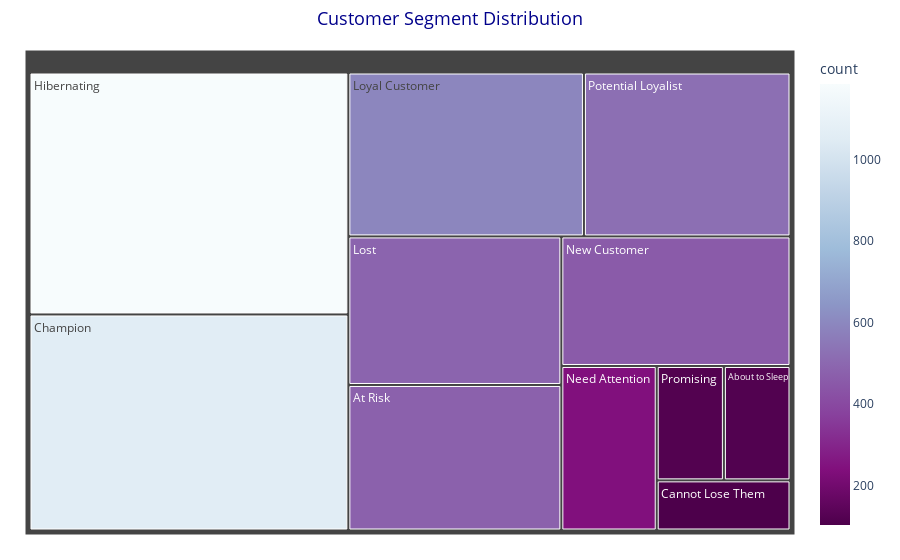

Notebook cell for this chart:
### Code cell
# Using rfm_df as the DataFrame containing the RFM analysis results
segment_counts = rfm_df['Customer Segment'].value_counts().reset_index()
segment_counts.columns = ['Customer Segment', 'count']

# Create an interactive treemap plot
fig = px.treemap(
    segment_counts,
    path=['Customer Segment'],
    values='count',
    color='count',
    color_continuous_scale='BuPu_r',
    title='Customer Segment Distribution'
)

# Update the layout for better visualization
fig.update_layout(
    title_font_size=18,
    title_font_color='darkblue',
    title_x=0.5,
    margin=dict(t=50, l=25, r=25, b=25)
)

# Display the plot
fig.show()

### Figure 1 — Plotly figure (JSON) as saved in the notebook; plotly's stock layout.template omitted (floating-point values rounded to 4 significant figures)
{"data": [{"branchvalues": "total", "customdata": [[117], [476], [103], [1058], [1185], [486], [593], [241], [456], [520], [118]], "domain": {"x": [0, 1], "y": [0, 1]}, "hovertemplate": "labels=%{label}<br>count_sum=%{value}<br>parent=%{parent}<br>id=%{id}<br>count=%{color}<extra></extra>", "ids": ["About to Sleep", "At Risk", "Cannot Lose Them", "Champion", "Hibernating", "Lost", "Loyal Customer", "Need Attention", "New Customer", "Potential Loyalist", "Promising"], "labels": ["About to Sleep", "At Risk", "Cannot Lose Them", "Champion", "Hibernating", "Lost", "Loyal Customer", "Need Attention", "New Customer", "Potential Loyalist", "Promising"], "marker": {"coloraxis": "coloraxis", "colors": [117, 476, 103, 1058, 1185, 486, 593, 241, 456, 520, 118]}, "name": "", "parents": ["", "", "", "", "", "", "", "", "", "", ""], "type": "treemap", "values": [117, 476, 103, 1058, 1185, 486, 593, 241, 456, 520, 118]}], "layout": {"autosize": true, "coloraxis": {"colorbar": {"title": {"text": "count"}}, "colorscale": [[0, "rgb(77,0,75)"], [0.125, "rgb(129,15,124)"], [0.25, "rgb(136,65,157)"], [0.375, "rgb(140,107,177)"], [0.5, "rgb(140,150,198)"], [0.625, "rgb(158,188,218)"], [0.75, "rgb(191,211,230)"], [0.875, "rgb(224,236,244)"], [1, "rgb(247,252,253)"]]}, "legend": {"tracegroupgap": 0}, "margin": {"b": 25, "l": 25, "r": 25, "t": 50}, "title": {"font": {"color": "darkblue", "size": 18}, "text": "Customer Segment Distribution", "x": 0.5}}}
